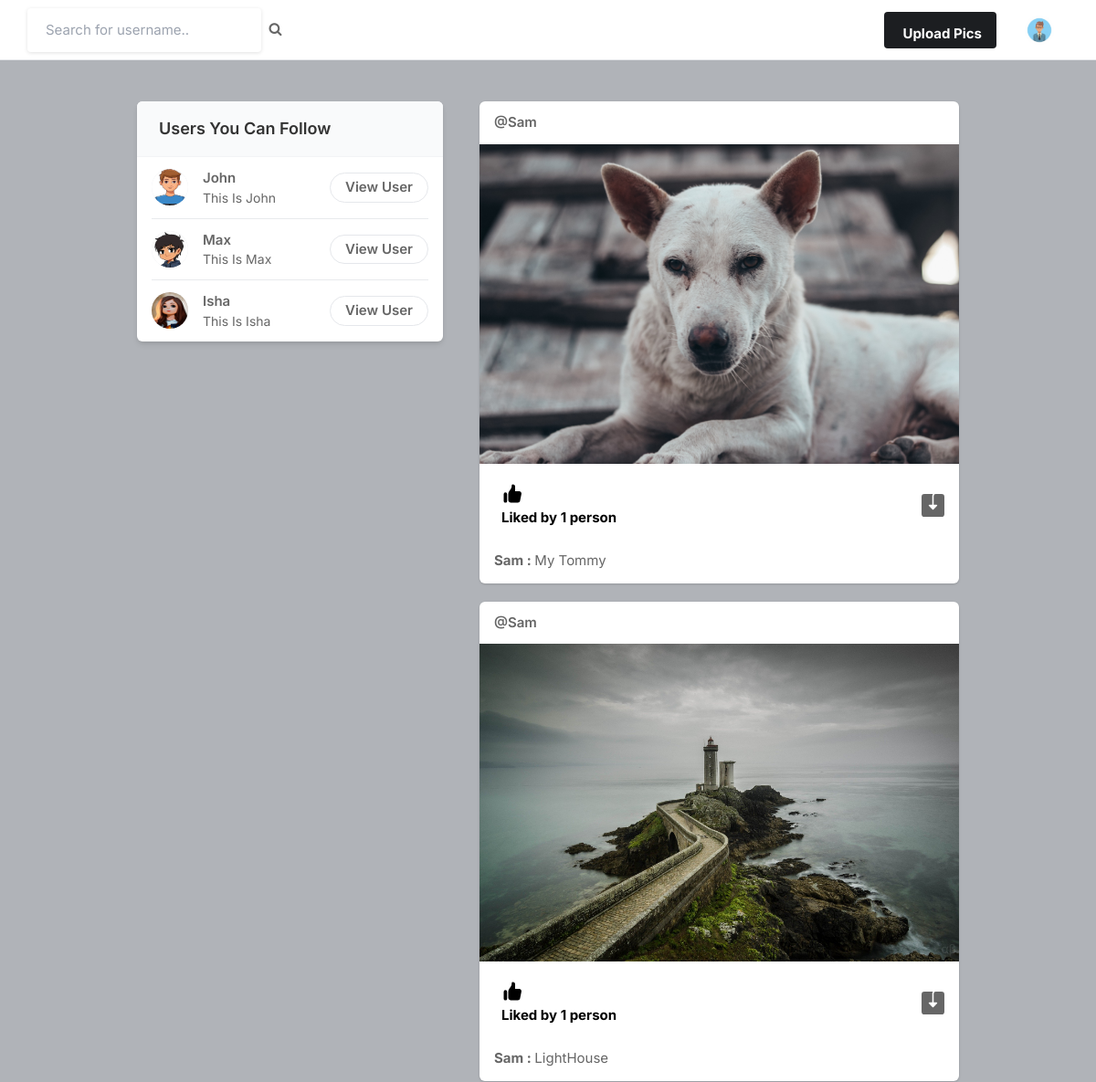
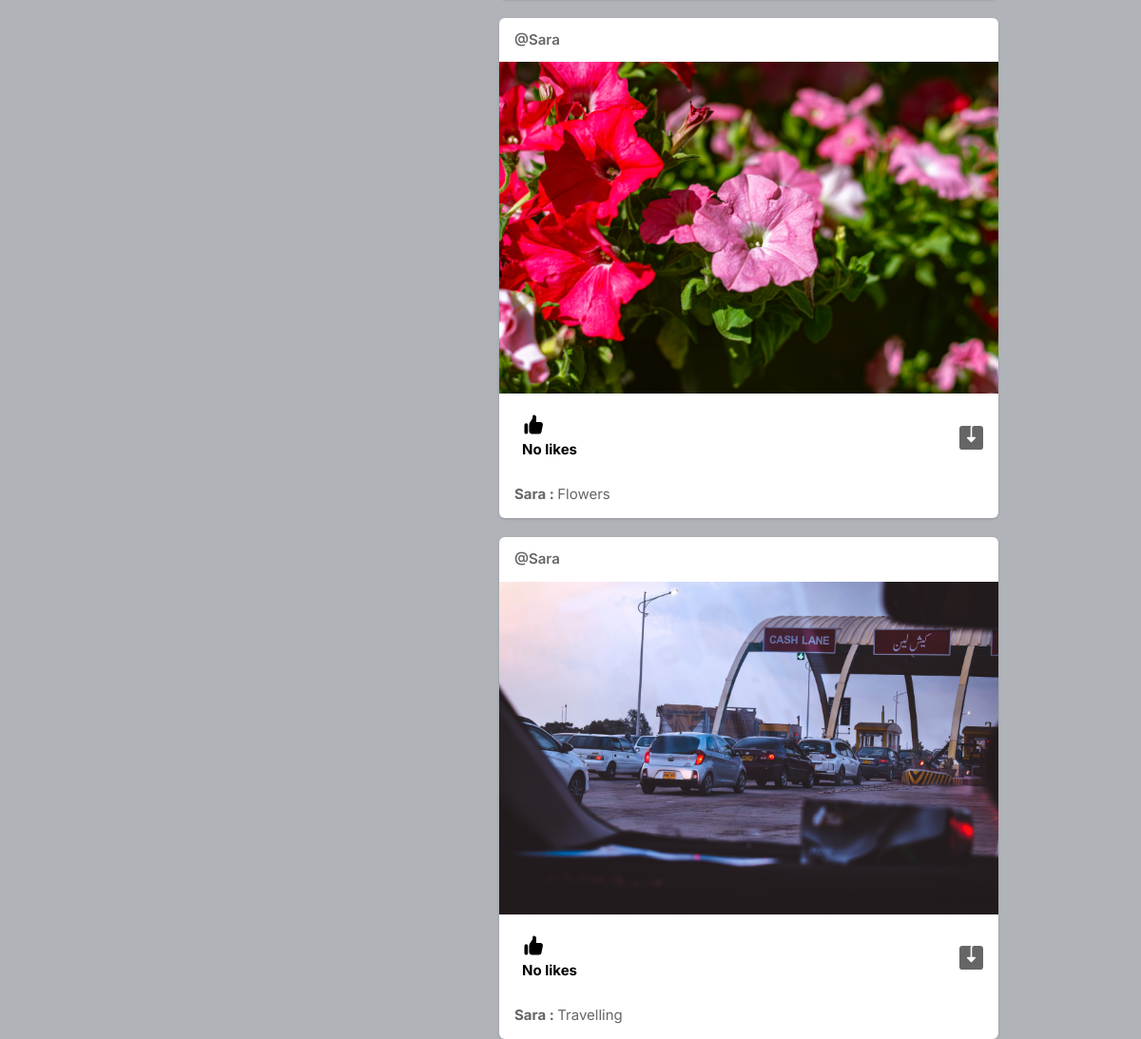
The page / (signed in) on the database its author committed (2 pictures, top to bottom).
### core/models.py (models this page shows, shortened)
class Profile(models.Model):
    user = models.ForeignKey(User, on_delete=models.CASCADE)
    id_user = models.IntegerField()
    bio = models.TextField(blank=True)
    profileimg = models.ImageField(upload_to='profile_images', default='blank-profile-picture.png')
    location = models.CharField(max_length=100, blank=True)
    def __str__(self):
        return self.user.username

class Post(models.Model):
    id = models.UUIDField(primary_key=True, default=uuid.uuid4)
    user = models.CharField(max_length=100)
    image = models.ImageField(upload_to='post_images')
    caption = models.TextField()
    created_at = models.DateTimeField(default=datetime.now)
    no_of_likes = models.IntegerField(default=0)

### core/views.py (the view)
# urls.py: path('', views.index, name='index'),
@login_required(login_url='signin')
def index(request):
    user_object = User.objects.get(username=request.user.username)
    user_profile = Profile.objects.get(user=user_object)
    user_following_list = []
    feed = []
    user_following = FollowersCount.objects.filter(follower=request.user.username)
    for users in user_following:
        user_following_list.append(users.user)
    for usernames in user_following_list:
        feed_lists = Post.objects.filter(user=usernames)
        feed.append(feed_lists)
    feed_list = list(chain(*feed))
    all_users = User.objects.all()
    user_following_all = []
    for user in user_following:
        user_list = User.objects.get(username=user.user)
        user_following_all.append(user_list)
    new_suggestions_list = [x for x in list(all_users) if (x not in list(user_following_all))]
    current_user = User.objects.filter(username=request.user.username)
    final_suggestions_list = [x for x in list(new_suggestions_list) if ( x not in list(current_user))]
    random.shuffle(final_suggestions_list)
    username_profile = []
    username_profile_list = []
    for users in final_suggestions_list:
        username_profile.append(users.id)
    for ids in username_profile:
        profile_lists = Profile.objects.filter(id_user=ids)
        username_profile_list.append(profile_lists)
    suggestions_username_profile_list = list(chain(*username_profile_list))# user suggestion starts
    return render(request, 'index.html', {'user_profile': user_profile, 'posts': feed_list, 'suggestions_username_profile_list': suggestions_username_profile_list[:4]})

### templates/index.html (shortened to what this page needs)
{% load static %}
<!DOCTYPE html>
<html lang="en">
<head>
    <link rel="stylesheet" href="{% static 'assets/css/icons.css' %}">
    <link rel="stylesheet" href="{% static 'assets/css/uikit.css' %}">
    <link rel="stylesheet" href="{% static 'assets/css/style.css' %}">
    <link rel="stylesheet" href="{% static 'assets/css/tailwind.css' %}">
    <link rel="stylesheet" href="https://cdnjs.cloudflare.com/ajax/libs/font-awesome/4.7.0/css/font-awesome.min.css">
</head>
<body>
            <header>
                <div class="header_inner">
                    <form action="/search" method="POST">
                        <div class="left-side">
                            <input type="text" name="username" placeholder="Search for username..">&nbsp;&nbsp;
                            <button type="submit"><i class="fa fa-search fa-1x"></i></button>
                        </div>
                    </form>
                    <div class="right-side lg:pr-4">
                        <a href="#"
                            class="bg-pink-500 flex font-bold hidden hover:bg-pink-600 hover:text-white inline-block items-center lg:block max-h-10 mr-4 px-4 py-2 rounded shado text-white">
                              Upload Pics
                        </a>
                        <a href="#">
                            <img src="{{user_profile.profileimg.url}}" class="header-avatar" alt="">
                        </a>
                    </div>
                </div>
            </header>
            <div class="container m-auto">
                <div class="lg:flex justify-center lg:space-x-10 lg:space-y-0 space-y-5">
                    <div class="lg:w-5/12">
                        <div class="bg-white  shadow-md rounded-md overflow-hidden">
                            <div class="bg-gray-50  border-b border-gray-100 flex items-baseline justify-between py-4 px-6 ">
                                <h2 class="font-semibold text-lg">Users You Can Follow</h2>
                            </div>
                            <div class="divide-gray-300 divide-gray-50 divide-opacity-50 divide-y px-4 ">
                                {% for suggestion in suggestions_username_profile_list %}
                                <div class="flex items-center justify-between py-3">
                                    <div class="flex flex-1 items-center space-x-4">
                                        <a href="/profile/{{suggestion.user}}">
                                            <img src="{{suggestion.profileimg.url}}" class="bg-gray-200 rounded-full w-10 h-10">
                                        </a>
                                        <div class="flex flex-col">
                                            <span class="block capitalize font-semibold"> {{suggestion.user}} </span>
                                            <span class="block capitalize text-sm"> {{suggestion.bio}} </span>
                                        </div>
                                    </div>
                                    <a href="/profile/{{suggestion.user}}" class="border border-gray-200 font-semibold px-4 py-1 rounded-full hover:bg-pink-600 hover:text-white hover:border-pink-600 "> View User </a>
                                </div>
                                {% endfor %}
                            </div>
                        </div>
                    </div>
                    <div class="space-y-5 flex-shrink-0 lg:w-7/12">
                        {% for post in posts reversed %}
                        <div class="bg-white shadow rounded-md  -mx-2 lg:mx-0">
                            <div class="flex justify-between items-center px-4 py-3">
                                <div class="flex flex-1 items-center space-x-4">
                                    <span class="block font-semibold "><a href="/profile/{{post.user}}">@{{post.user}}</a></span>
                                </div>
                            </div>
                            <div uk-lightbox>
                                <a href="{{post.image.url}}">
                                    <img src="{{post.image.url}}" alt="">
                                </a>
                            </div>
                            <div class="py-3 px-4 space-y-3">
                                <div class="flex space-x-4 lg:font-bold">
                                    <a href="/like-post?post_id={{post.id}}" class="flex items-center space-x-2">
                                        <div class="p-2 rounded-full text-black">
                                            {% if post.no_of_likes == 0 %}
                                            <p>No likes</p>
                                            {% elif post.no_of_likes == 1 %}
                                            <p>Liked by {{post.no_of_likes}} person</p>
                                            {% else %}
                                            <p>Liked by {{post.no_of_likes}} people</p>
                                            {% endif %}
                                        </div>
                                    </a>
                                    <a href="{{post.image.url}}" class="flex items-center space-x-2 flex-1 justify-end" download>
                                    </a>
                                </div>
                                <p>
                                    <a href="/profile/{{post.user}}"><strong>{{post.user}} : </strong></a> {{post.caption}}
                                </p>
                            </div>
                        </div>
                        {% endfor %}
                    </div>
                </div>
            </div>
</body>
</html>

### static/assets/css/style.css (style rules this page uses)
body { background-color: #B0B3B8!important; }
button { vertical-align: middle; }
input { height: 48px; line-height: 48px; padding: 0 20px; outline: none; font-size: 15px; color: #808080; max-width: 100%; width: 100%; -webkit-box-sizing: border-box; box-sizing: border-box; display: block; font-weight: 400; opacity: 1; border-radius: 4px; border: none; -webkit-box-shadow: 0 1px 4px 0px rgba(0, 0, 0, 0.12); box-shadow: 0 1px 4px 0px rgba(0, 0, 0, 0.12); }
input[type="text"], input[type="password"], input[type="email"], input[type="number"] { height: 48px; line-height: 48px; padding: 0 20px; outline: none; font-size: 15px; color: #808080; max-width: 100%; width: 100%; -webkit-box-sizing: border-box; box-sizing: border-box; display: block; font-weight: 400; opacity: 1; border-radius: 4px; border: none; -webkit-box-shadow: 0 1px 4px 0px rgba(0, 0, 0, 0.12); box-shadow: 0 1px 4px 0px rgba(0, 0, 0, 0.12); }
input { -webkit-transition: all 0.1s ease-in-out; transition: all 0.1s ease-in-out; }
::placeholder { color: #808080; opacity: 1; }
button { border: none; margin: 0; padding: 0; width: auto; overflow: visible; background: transparent; color: inherit; font: inherit; line-height: normal; cursor: pointer; }
a { color: #be185d; -webkit-transition: 0.3s; transition: 0.3s; outline: none !important; }
button { outline: none !important; }
img { max-width: 100%; }
body { color: #666; font-size: 15px; line-height: 27px; background-color: #f0f2f5; font-family: "Inter", sans-serif; text-transform: none; }
body p { font-size: 15px; line-height: 27px; }
h1, h2, h3, h4, h5, h6 { font-family: "Inter", sans-serif; text-transform: none; }
input[type="text"], input[type="password"], input[type="email"] { font-family: "Inter", sans-serif; text-transform: none; }
button, body .pac-container { font-family: "Inter", sans-serif; text-transform: none; }
h1, h2, h3, h4, h5, h6 { color: #333; font-weight: 500; margin: 0; padding: 0; }
h2 { font-size: 26px; }
b, strong { font-weight: 700 !important; }
@media (min-width: 1024px) { .container { max-width: 900px !important; padding-top: 45px; } }
header { background-color: #fff; left: 0; right: 0; top: 0; z-index: 99; height: 66px; display: -webkit-box; display: -ms-flexbox; display: flex; -webkit-box-align: center; -ms-flex-align: center; align-items: center; border-bottom: 1px solid #e5e7eb; }
header .header_inner { display: -webkit-box; display: -ms-flexbox; display: flex; -webkit-box-align: center; -ms-flex-align: center; align-items: center; max-width: 1090px; margin: auto; width: 100%; max-width: 100% !important; padding: 0 30px; }
header .header_inner .left-side { display: -webkit-box; display: -ms-flexbox; display: flex; -webkit-box-align: center; -ms-flex-align: center; align-items: center; }
header .header_inner .right-side { display: -webkit-box; display: -ms-flexbox; display: flex; -webkit-box-align: center; -ms-flex-align: center; align-items: center; -webkit-box-pack: end; -ms-flex-pack: end; justify-content: flex-end; margin-left: auto; }
header .header_inner .right-side .header-avatar { width: 32px; height: 32px; border-radius: 100%; margin-left: 15px; }

### rows shown on the page
Profile: profileimg (picture)
Profile: profileimg (picture), user "John", bio "This Is John"
Profile: profileimg (picture), user "Max", bio "This Is Max"
Profile: profileimg (picture), user "Isha", bio "This Is Isha"
Post: user "Sam", image (picture), no_of_likes "1", caption "My Tommy"
Post: user "Sam", image (picture), no_of_likes "1", caption "LightHouse"
Post: user "Sara", image (picture), no_of_likes "No likes", caption "Flowers"
Post: user "Sara", image (picture), no_of_likes "No likes", caption "Travelling"
